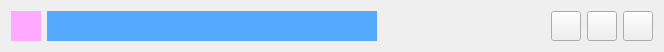
<?xml version="1.0" encoding="UTF-8"?>
<ui version="4.0">
 <class>TitleBar</class>
 <widget class="QWidget" name="TitleBar">
  <property name="geometry">
   <rect>
    <x>0</x>
    <y>0</y>
    <width>664</width>
    <height>50</height>
   </rect>
  </property>
  <property name="windowTitle">
   <string>Form</string>
  </property>
  <layout class="QGridLayout" name="gridLayout">
   <item row="0" column="0">
    <layout class="QHBoxLayout" name="horizontalLayout">
     <item>
      <widget class="QLabel" name="logoLabel">
       <property name="minimumSize">
        <size>
         <width>30</width>
         <height>30</height>
        </size>
       </property>
       <property name="maximumSize">
        <size>
         <width>30</width>
         <height>30</height>
        </size>
       </property>
       <property name="styleSheet">
        <string notr="true">background-color: rgb(255, 170, 255);</string>
       </property>
       <property name="text">
        <string/>
       </property>
      </widget>
     </item>
     <item>
      <widget class="QLabel" name="titleLabel">
       <property name="minimumSize">
        <size>
         <width>330</width>
         <height>30</height>
        </size>
       </property>
       <property name="maximumSize">
        <size>
         <width>330</width>
         <height>30</height>
        </size>
       </property>
       <property name="styleSheet">
        <string notr="true">background-color: rgb(85, 170, 255);</string>
       </property>
       <property name="text">
        <string/>
       </property>
      </widget>
     </item>
     <item>
      <spacer name="horizontalSpacer">
       <property name="orientation">
        <enum>Qt::Horizontal</enum>
       </property>
       <property name="sizeHint" stdset="0">
        <size>
         <width>40</width>
         <height>20</height>
        </size>
       </property>
      </spacer>
     </item>
     <item>
      <widget class="QPushButton" name="minBtn">
       <property name="minimumSize">
        <size>
         <width>30</width>
         <height>30</height>
        </size>
       </property>
       <property name="maximumSize">
        <size>
         <width>30</width>
         <height>30</height>
        </size>
       </property>
       <property name="styleSheet">
        <string notr="true">border-image: url(:/image/minBtn/minBtn.png);</string>
       </property>
       <property name="text">
        <string/>
       </property>
      </widget>
     </item>
     <item>
      <widget class="QPushButton" name="maxBtn">
       <property name="minimumSize">
        <size>
         <width>30</width>
         <height>30</height>
        </size>
       </property>
       <property name="maximumSize">
        <size>
         <width>30</width>
         <height>30</height>
        </size>
       </property>
       <property name="styleSheet">
        <string notr="true">border-image: url(:/image/restore/restore.png);</string>
       </property>
       <property name="text">
        <string/>
       </property>
      </widget>
     </item>
     <item>
      <widget class="QPushButton" name="closeBtn">
       <property name="minimumSize">
        <size>
         <width>30</width>
         <height>30</height>
        </size>
       </property>
       <property name="maximumSize">
        <size>
         <width>30</width>
         <height>30</height>
        </size>
       </property>
       <property name="styleSheet">
        <string notr="true">border-image: url(:/image/closeBtn/close_normal.png);</string>
       </property>
       <property name="text">
        <string/>
       </property>
      </widget>
     </item>
    </layout>
   </item>
  </layout>
 </widget>
 <resources/>
 <connections/>
</ui>
